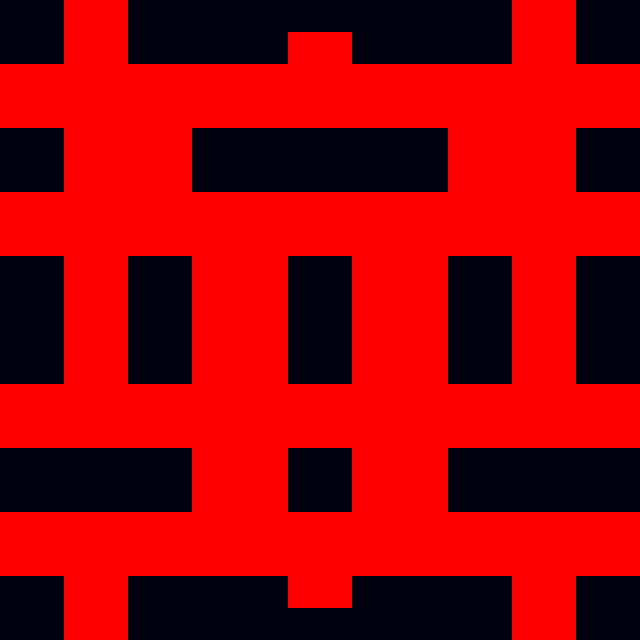

A 2D game scene composited from a Tiled map and its tileset images. What follows is a short description and the map's XML, with every tile layer's data as written:
An orthogonal 20x20 tile map with 32x32 px tiles, 1 tile layer (Tile Layer 1).

<map version="1.0" orientation="orthogonal" renderorder="right-down" width="20" height="20" tilewidth="32" tileheight="32" nextobjectid="1">
 <tileset firstgid="1" name="Tileset_Basic" tilewidth="32" tileheight="32" tilecount="400" columns="20">
  <image source="Dinner Time (Code and Assets/Tileset_Basic.png" width="640" height="640" />
 </tileset>
 <layer name="Tile Layer 1" width="20" height="20">
  <data encoding="csv">
10,10,210,210,190,190,190,190,190,190,190,190,190,190,190,190,210,210,10,10,
10,10,210,210,190,190,190,190,190,210,210,190,190,190,190,190,210,210,10,10,
210,210,210,210,210,210,210,210,210,210,210,210,210,210,210,210,210,210,210,210,
210,210,210,210,210,210,210,210,210,210,210,210,210,210,210,210,210,210,210,210,
190,190,210,210,210,210,190,190,190,190,190,190,190,190,210,210,210,210,190,190,
190,190,210,210,210,210,190,190,190,190,190,190,190,190,210,210,210,210,190,190,
210,210,210,210,210,210,210,210,210,210,210,210,210,210,210,210,210,210,210,210,
210,210,210,210,210,210,210,210,210,210,210,210,210,210,210,210,210,210,210,210,
190,190,210,210,190,190,210,210,210,190,190,210,210,210,190,190,210,210,190,190,
190,190,210,210,190,190,210,210,210,190,190,210,210,210,190,190,210,210,190,190,
190,190,210,210,190,190,210,210,210,190,190,210,210,210,190,190,210,210,190,190,
190,190,210,210,190,190,210,210,210,190,190,210,210,210,190,190,210,210,190,190,
210,210,210,210,210,210,210,210,210,210,210,210,210,210,210,210,210,210,210,210,
210,210,210,210,210,210,210,210,210,210,210,210,210,210,210,210,210,210,210,210,
190,190,190,190,190,190,210,210,210,190,190,210,210,210,190,190,190,190,190,190,
190,190,190,190,190,190,210,210,210,190,190,210,210,210,190,190,190,190,190,190,
210,210,210,210,210,210,210,210,210,210,210,210,210,210,210,210,210,210,210,210,
210,210,210,210,210,210,210,210,210,210,210,210,210,210,210,210,210,210,210,210,
10,10,210,210,190,190,190,190,190,210,210,190,190,190,190,190,210,210,10,10,
10,10,210,210,190,190,190,190,190,190,190,190,190,190,190,190,210,210,10,10
</data>
 </layer>
</map>
